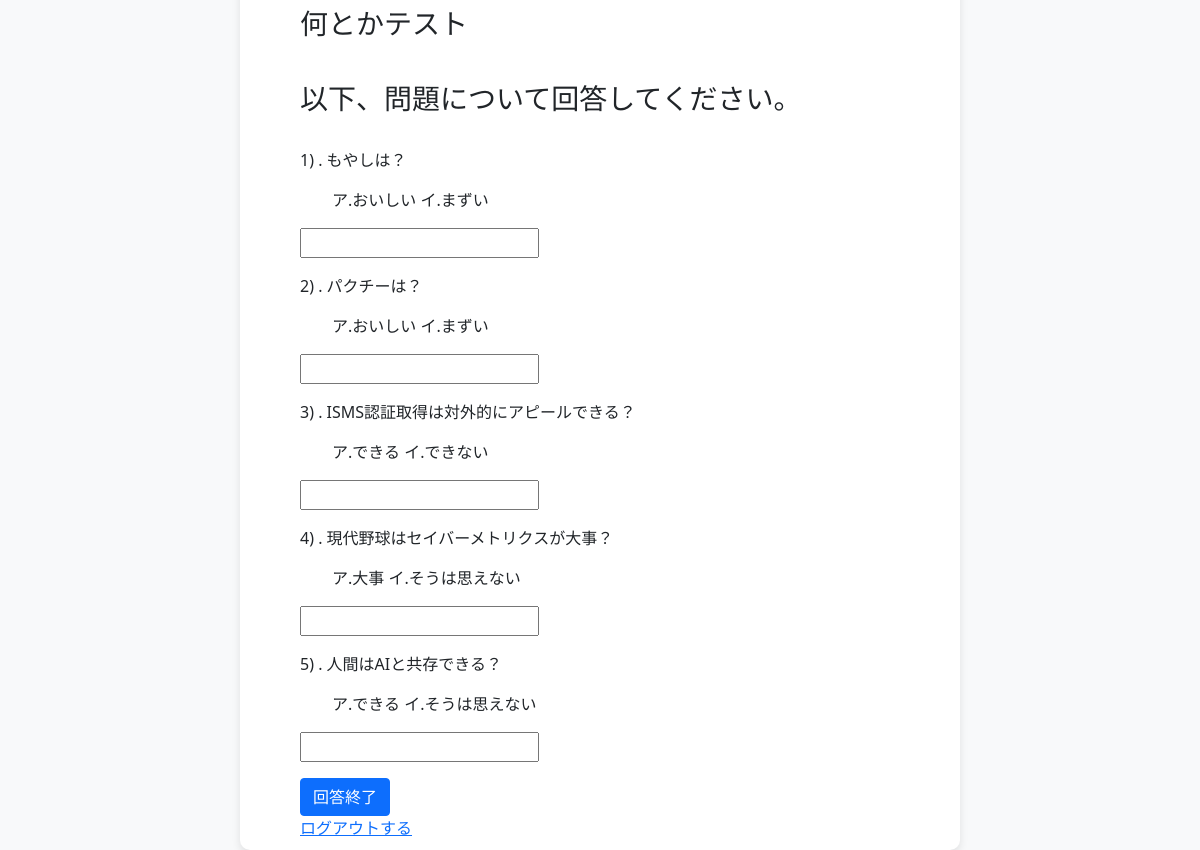
Page /index (signed in) on the committed database.
### models/models.py (models this page shows, shortened)
class QuestionsContent(Base):
    __tablename__ = "questionscontent"
    id = Column(Integer, primary_key=True)
    number = Column(String(128), unique=True)
    question = Column(Text)
    answer = Column(Text)

### app/app.py (the view)
@app.route("/")
@app.route("/index")
def index():
    if "user_name" in session:
        name = session["user_name"] + "さん"
        all_question = QuestionsContent.query.all()
        status = request.args.get("status")
        return render_template(
            "index.html", name=name, status=status, all_question=all_question
        )
    else:
        return redirect(url_for("top", status=""))

### app/templates/index.html (shortened to what this page needs)
<!DOCTYPE html>
<html lang="ja">
<head>
    <link href="https://cdn.jsdelivr.net/npm/bootstrap@5.0.2/dist/css/bootstrap.min.css" rel="stylesheet"
>
    <link rel="stylesheet" href="{{ url_for('static', filename='css/style.css') }}" />
</head>
<body>
    <div class="form-container-index">
        <h3>何とかテスト<br></h3>
        <h3><br>以下、問題について回答してください。</h3><br>
        <form action="/submitAnswers" method="post">
            {% for question in all_question %}
            <p>{{question.number}} . {{question.question}}</p>
            <p>　　{{question.answer}}</p>
            <input type="text" name="answer_select{{loop.index}}" placeholder="">
            {% endfor %}
            <input type="submit" class="btn btn-primary" value="回答終了">
        </form>
        <a href="/logout">ログアウトする</a>
    </div>
</body>
</html>

### app/static/css/style.css (style rules this page uses)
body { display: flex; justify-content: center; align-items: center; height: 100vh; background-color: #f8f9fa; }
.form-container-index { background: white; padding: 10px 60px; border-radius: 10px; box-shadow: 0 4px 8px rgba(0, 0, 0, 0.1); width: 100%; max-width: 720px; }

### rows in the picture
QuestionsContent: number "1)", question "もやしは？", answer "ア.おいしい イ.まずい"
QuestionsContent: number "2)", question "パクチーは？", answer "ア.おいしい イ.まずい"
QuestionsContent: number "3)", question "ISMS認証取得は対外的にアピールできる？", answer "ア.できる イ.できない"
QuestionsContent: number "4)", question "現代野球はセイバーメトリクスが大事？", answer "ア.大事 イ.そうは思えない"
QuestionsContent: number "5)", question "人間はAIと共存できる？", answer "ア.できる イ.そうは思えない"
